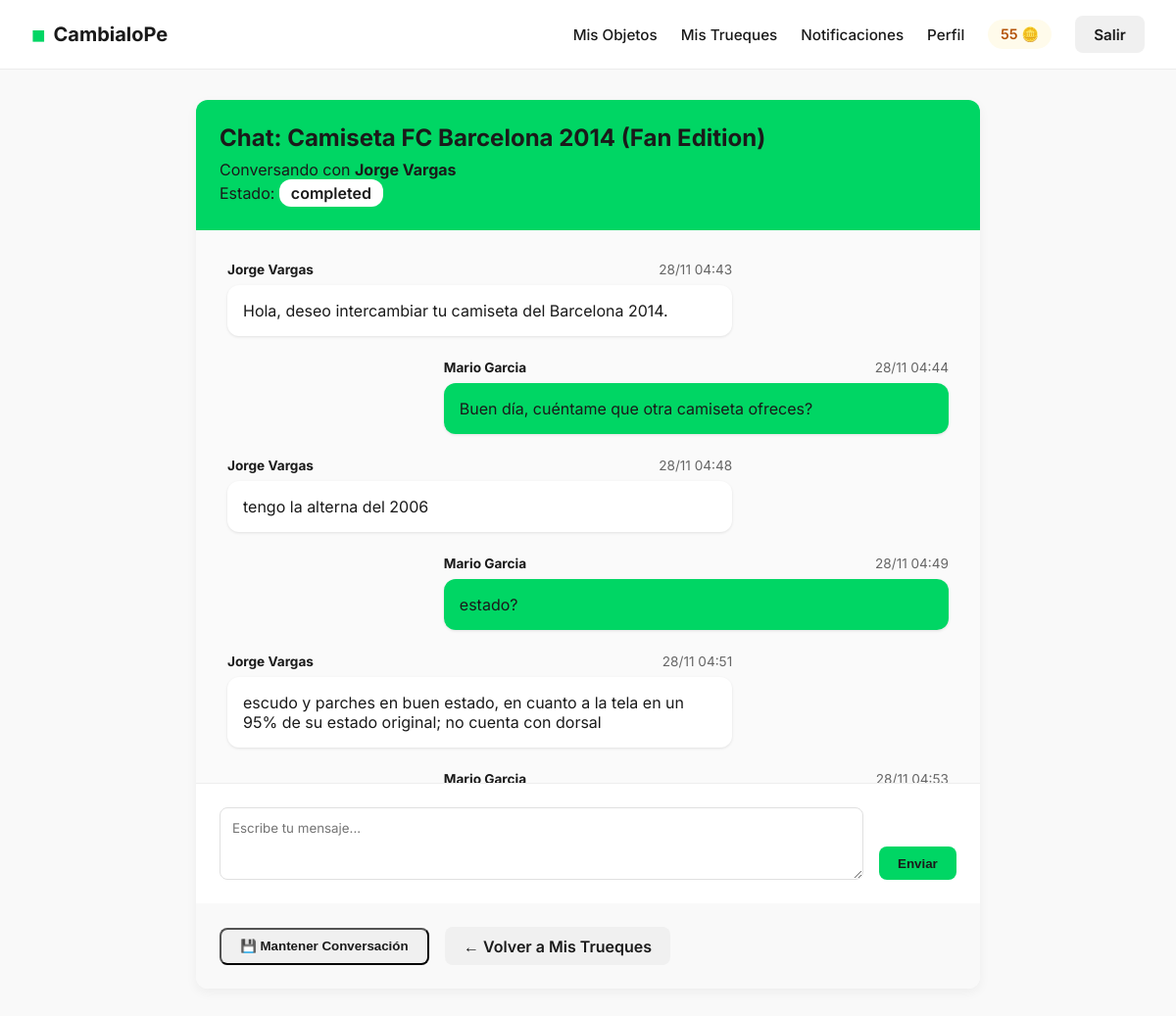
/trade/1/chat (signed in), run on the app's committed database.
### app/models.py (models this page shows, shortened)
class User(UserMixin, db.Model):
    id = db.Column(db.Integer, primary_key=True)
    name = db.Column(db.String(64), index=True)
    email = db.Column(db.String(120), index=True, unique=True)
    password_hash = db.Column(db.String(128))
    dni = db.Column(db.String(20), unique=True)
    department = db.Column(db.String(64))
    city = db.Column(db.String(64))
    photo = db.Column(db.String(128)) # Filename
    bio = db.Column(db.String(256))
    coins = db.Column(db.Integer, default=100)
    products = db.relationship('Product', backref='owner', lazy='dynamic')
    trades_proposed = db.relationship('Trade', foreign_keys='Trade.proposer_id', backref='proposer', lazy='dynamic')
    trades_received = db.relationship('Trade', foreign_keys='Trade.receiver_id', backref='receiver', lazy='dynamic')
    notifications = db.relationship('Notification', backref='user', lazy='dynamic')

class Product(db.Model):
    id = db.Column(db.Integer, primary_key=True)
    user_id = db.Column(db.Integer, db.ForeignKey('user.id'))
    title = db.Column(db.String(140))
    description = db.Column(db.String(500))
    category = db.Column(db.String(64))
    condition = db.Column(db.String(64))
    photos = db.Column(db.String(500)) # Comma separated filenames
    status = db.Column(db.String(20), default='active') # active, traded, deleted
    created_at = db.Column(db.DateTime, index=True, default=datetime.utcnow)

class Trade(db.Model):
    id = db.Column(db.Integer, primary_key=True)
    proposer_id = db.Column(db.Integer, db.ForeignKey('user.id'))
    receiver_id = db.Column(db.Integer, db.ForeignKey('user.id'))
    product_id = db.Column(db.Integer, db.ForeignKey('product.id'))
    status = db.Column(db.String(20), default='pending') # pending, accepted, completed, cancelled
    created_at = db.Column(db.DateTime, index=True, default=datetime.utcnow)
    completed_at = db.Column(db.DateTime)
    proposer_confirmed_at = db.Column(db.DateTime)
    receiver_confirmed_at = db.Column(db.DateTime)
    chat_active = db.Column(db.Boolean, default=True)  # Track if conversation is ongoing
    product = db.relationship('Product', backref='trades')
    messages = db.relationship('Message', backref='trade', lazy='dynamic')

class Message(db.Model):
    id = db.Column(db.Integer, primary_key=True)
    trade_id = db.Column(db.Integer, db.ForeignKey('trade.id'))
    sender_id = db.Column(db.Integer, db.ForeignKey('user.id'))
    content = db.Column(db.Text)
    timestamp = db.Column(db.DateTime, index=True, default=datetime.utcnow)
    read = db.Column(db.Boolean, default=False)
    sender = db.relationship('User', backref='messages')

### app/routes.py (the view)
@bp.route('/trade/<int:id>/chat', methods=['GET'])
@login_required
def trade_chat(id):
    trade = Trade.query.get_or_404(id)
    if current_user.id not in [trade.proposer_id, trade.receiver_id]:
        flash('No tienes permiso para ver este chat.')
        return redirect(url_for('main.my_trades'))
    messages = Message.query.filter_by(trade_id=trade.id).order_by(Message.timestamp.asc()).all()
    for msg in messages:
        if msg.sender_id != current_user.id and not msg.read:
            msg.read = True
    db.session.commit()
    other_user = trade.proposer if current_user.id == trade.receiver_id else trade.receiver
    return render_template('trade_chat.html', trade=trade, messages=messages, other_user=other_user)

### app/models.py (called while the page is built)
@login.user_loader
def load_user(id):
    return User.query.get(int(id))

### app/templates/trade_chat.html (shortened to what this page needs)
{% extends "base.html" %}
{% block content %}
<div class="chat-container">
    <div class="chat-header">
        <h2>Chat: {{ trade.product.title }}</h2>
        <p>Conversando con <strong>{{ other_user.name }}</strong></p>
        <p class="trade-status">Estado: <span class="status-badge">{{ trade.status }}</span></p>
    </div>
    <div class="chat-messages">
        {% if messages %}
        {% for msg in messages %}
        <div class="message {% if msg.sender_id == current_user.id %}message-sent{% else %}message-received{% endif %}">
            <div class="message-header">
                <strong>{{ msg.sender.name }}</strong>
                <span class="message-time">{{ msg.timestamp.strftime('%d/%m %H:%M') }}</span>
            </div>
            <div class="message-content">{{ msg.content }}</div>
        </div>
        {% endfor %}
        {% else %}
        <p class="no-messages">No hay mensajes aún. ¡Inicia la conversación!</p>
        {% endif %}
    </div>
    <div class="chat-input-area">
        <form action="{{ url_for('main.send_message', id=trade.id) }}" method="post" class="message-form">
            <textarea name="content" placeholder="Escribe tu mensaje..." required rows="3"></textarea>
            <button type="submit" class="btn-primary">Enviar</button>
        </form>
    </div>
    <div class="chat-actions">
        <form action="{{ url_for('main.keep_conversation', id=trade.id) }}" method="post" style="display: inline;">
            <button type="submit" class="btn-secondary">💾 Mantener Conversación</button>
        </form>
        <a href="{{ url_for('main.my_trades') }}" class="btn-secondary">← Volver a Mis Trueques</a>
    </div>
</div>
{% endblock %}

### app/templates/base.html (shortened to what this page needs)
<!DOCTYPE html>
<html lang="es">
<head>
    <link rel="stylesheet" href="{{ url_for('static', filename='css/style.css') }}">
</head>
<body>
    <header>
        <div class="logo">
            <a href="{{ url_for('main.index') }}">
                <span style="color: var(--primary-green); font-size: 1.5rem;">■</span> CambialoPe
            </a>
        </div>
        <nav>
            {% if current_user.is_authenticated %}
            <a href="{{ url_for('main.my_objects') }}">Mis Objetos</a>
            <a href="{{ url_for('main.my_trades') }}">Mis Trueques</a>
            <a href="{{ url_for('main.notifications') }}" class="notification-link">
                Notificaciones
                {% set unread_count = current_user.notifications.filter_by(read=False).count() %}
            </a>
            <a href="{{ url_for('main.profile') }}">Perfil</a>
            <span class="coins">{{ current_user.coins }} 🪙</span>
            <a href="{{ url_for('main.logout') }}" class="btn-secondary">Salir</a>
            {% else %}
            <a href="{{ url_for('main.login') }}" class="btn-primary">Iniciar Sesión</a>
            <a href="{{ url_for('main.register') }}" class="btn-secondary">Registro</a>
            {% endif %}
        </nav>
    </header>
    <main>
        {% block content %}{% endblock %}
    </main>
</body>
</html>

### app/static/css/style.css (style rules this page uses)
:root { --primary-green: #00d664; --primary-green-hover: #00b353; --primary-orange: #ff8800; --text-dark: #1a1a1a; --text-gray: #666666; --bg-light: #f9f9f9; --white: #ffffff; --border-radius: 12px; --shadow: 0 4px 12px rgba(0, 0, 0, 0.05); }
body { font-family: 'Inter', sans-serif; margin: 0; padding: 0; background-color: var(--bg-light); color: var(--text-dark); }
header { background-color: var(--white); padding: 1rem 2rem; display: flex; justify-content: space-between; align-items: center; box-shadow: 0 1px 0 rgba(0, 0, 0, 0.05); position: sticky; top: 0; z-index: 100; }
.logo a { font-size: 1.25rem; font-weight: 700; color: var(--text-dark); text-decoration: none; display: flex; align-items: center; gap: 0.5rem; }
nav { display: flex; align-items: center; gap: 1.5rem; }
nav a { color: var(--text-dark); text-decoration: none; font-weight: 500; font-size: 0.95rem; }
.btn-primary { background-color: var(--primary-green); color: var(--text-dark); padding: 0.6rem 1.2rem; border-radius: 8px; font-weight: 600; transition: background-color 0.2s; border: none; cursor: pointer; text-decoration: none; }
.btn-secondary { background-color: #f0f0f0; color: var(--text-dark); padding: 0.6rem 1.2rem; border-radius: 8px; font-weight: 600; text-decoration: none; }
.coins { background: #fffbeb; color: #b45309; padding: 0.4rem 0.8rem; border-radius: 20px; font-size: 0.9rem; font-weight: 600; }
.notification-link { position: relative; }
.chat-container { max-width: 800px; margin: 2rem auto; background: var(--white); border-radius: var(--border-radius); box-shadow: var(--shadow); overflow: hidden; }
.chat-header { background: var(--primary-green); color: var(--text-dark); padding: 1.5rem; }
.chat-header h2 { margin: 0 0 0.5rem 0; }
.chat-header p { margin: 0.25rem 0; }
.status-badge { background: var(--white); padding: 0.25rem 0.75rem; border-radius: 12px; font-weight: 600; }
.chat-messages { padding: 2rem; max-height: 500px; overflow-y: auto; background: #fafafa; }
.message { margin-bottom: 1.5rem; max-width: 70%; }
.message-sent { margin-left: auto; }
.message-received { margin-right: auto; }
.message-header { display: flex; justify-content: space-between; margin-bottom: 0.5rem; font-size: 0.85rem; }
.message-time { color: var(--text-gray); }
.message-content { background: var(--white); padding: 1rem; border-radius: 12px; box-shadow: 0 1px 3px rgba(0, 0, 0, 0.1); }
.message-sent .message-content { background: var(--primary-green); color: var(--text-dark); }
.chat-input-area { padding: 1.5rem; background: var(--white); border-top: 1px solid #eee; }
.message-form { display: flex; gap: 1rem; align-items: flex-end; }
.message-form textarea { flex: 1; padding: 0.75rem; border: 1px solid #e0e0e0; border-radius: 8px; font-family: inherit; resize: vertical; }
.chat-actions { padding: 1.5rem; background: #f9f9f9; display: flex; gap: 1rem; flex-wrap: wrap; align-items: center; }
.trade-status { flex-shrink: 0; }

### data on the page
User: coins "55"
Product: product "Camiseta FC Barcelona 2014 (Fan Edition)"
User: name "Jorge Vargas"
Trade: status "completed"
Message: sender.name "Jorge Vargas", timestamp "28/11 04:43", content "Hola, deseo intercambiar tu camiseta del Barcelona 2014."
Message: sender.name "Mario Garcia", timestamp "28/11 04:44", content "Buen día, cuéntame que otra camiseta ofreces?"
Message: sender.name "Jorge Vargas", timestamp "28/11 04:48", content "tengo la alterna del 2006"
Message: sender.name "Mario Garcia", timestamp "28/11 04:49", content "estado?"
Message: sender.name "Jorge Vargas", timestamp "28/11 04:51", content "escudo y parches en buen estado, en cuanto a la tela en un 95% de su estado original; no cuenta con dorsal"
Message: sender.name "Mario Garcia", timestamp "28/11 04:53"
